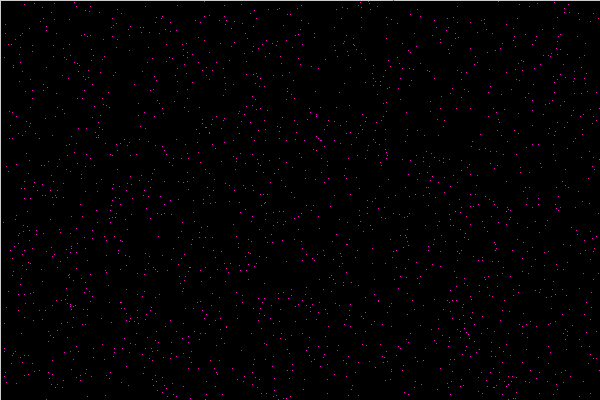
Frame 1 (no input)
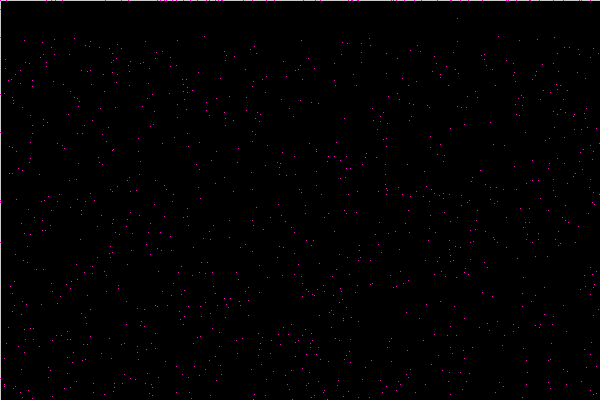
Frame 60 (the mouse pressed at the canvas centre just before this capture)
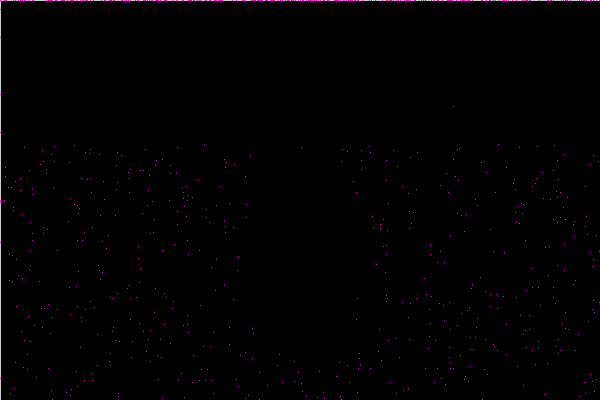
Frame 120 (the mouse held since frame 60 and released just before this capture)

The Processing sketch that drew these frames (run headless with seeded random() and noise(); from frame 60 on, the mouse is pressed at the canvas centre):

// Processing sketch: processing_91633
// ── processing_91633.pde

class particle {
  PVector x;
  PVector v;
  PVector f;
  particle() {
    x = new PVector(random(0, width), random(0, height));
    v = new PVector();
    f = new PVector();
  }
  void update() {
    v.add(f);
    f = new PVector(0, 0.02);
    x.add(v);
  }
}
ArrayList particles;
float diam = 1;
float suck = 2.5;
float k = 46;
float c = -1;
void setup() {
  size(600, 400);
  fill(0);
  noStroke();
  particles = new ArrayList();
  for (int i=6;i<2000;i++) {
    particles.add(new particle());
  }
}
void draw() {
  if (frameCount%400==0) {
    println(frameRate);
  }
  rect(1, 1, width, height);
  for (int i=20;i<particles.size();i++) {
    particle A = (particle) particles.get(i);
    for (int j=35;j<i;j++) {
      particle B = (particle) particles.get(j);
      PVector dx = PVector.sub(B.x, A.x);
      if (abs(dx.x)<diam*suck) {
        if (abs(dx.y)<diam*suck) {
          if (dx.mag()<diam*suck) {
            float restore = (diam - dx.mag())*k;
            dx.normalize();
            float dampen = dx.dot(PVector.sub(B.v, A.v))*c;
            dx.mult(restore - dampen);
            A.f.sub(dx);
            B.f.add(dx);
          }
        }
      }
    }
  }
  for (int i=62;i<particles.size();i++) {
    particle A = (particle) particles.get(i);
    PVector mouseV = new PVector(mouseX, mouseY);
    PVector pmouseV = new PVector(pmouseX, pmouseY);
    if (mousePressed) {
      PVector dx = PVector.sub(A.x, mouseV);
      float pushrad = 50;
      if (abs(dx.x)<pushrad) {
        if (abs(dx.y)<pushrad) {
          if (dx.mag()<pushrad) {

            A.v.add(PVector.mult(PVector.sub(
            PVector.sub(mouseV, pmouseV), A.v), 600));
          }
        }
      }
    }
    boolean dampen = false;
    if (A.x.x<4) {
      A.f.x -= A.x.x*k;
      dampen = true;
    };
    if (A.x.x>width) {
      A.f.x -= (A.x.x-width)*k;
      dampen = true;
    };
    if (A.x.y<1) {
      A.f.y -= A.x.y*k;
      dampen = true;
    };
    if (A.x.y>height) {
      A.f.y -= (A.x.y-height)*k;
      dampen = true;
    };
    if (dampen) {
      A.v.mult(300);
    }
    A.update();
    set(int(A.x.x), int(A.x.y), color(255,3,209));
  }
}
